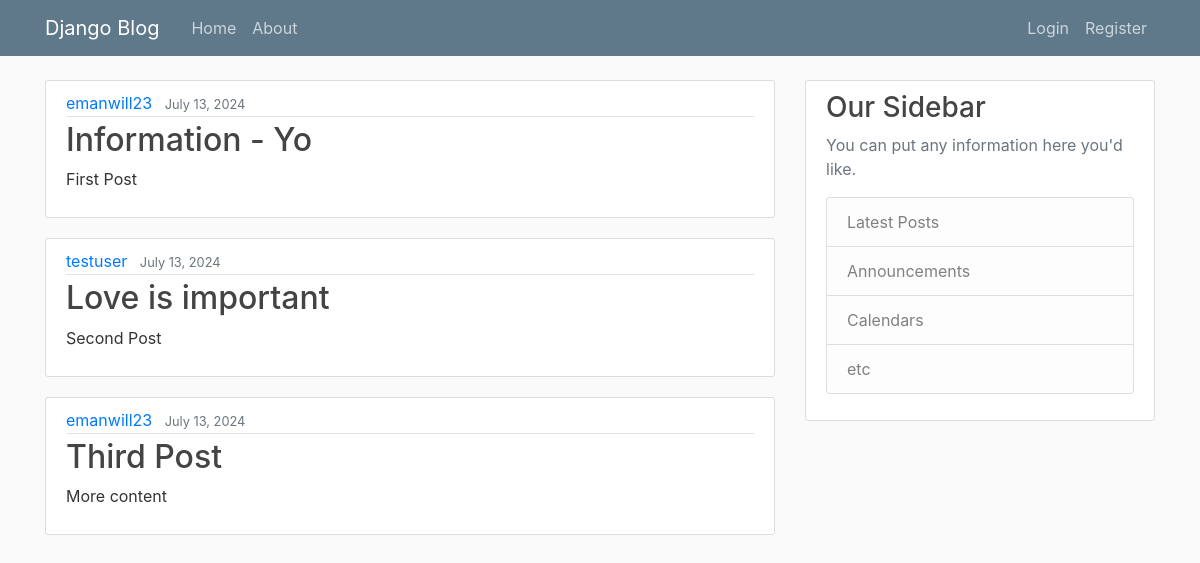
The page / on the database its author committed.
### blog/models.py (models this page shows, shortened)
class Post(models.Model):
    title = models.CharField(max_length=100)
    content = models.TextField()
    date_posted = models.DateTimeField(default=timezone.now)
    author = models.ForeignKey(User, on_delete=models.CASCADE)

### blog/views.py (the view)
# urls.py: path('', views.home, name='blog-home'),
def home(request):
    context = {
        'posts': Post.objects.all(),
        'title': 'HOME'
    }
    return render(request, 'blog/home.html', context)

### blog/templates/blog/home.html (shortened to what this page needs)
{% extends "blog/base.html" %}
{% block content %}
{% for post in posts %}
<article class="media content-section">
    <div class="media-body">
      <div class="article-metadata">
        <a class="mr-2" href="#">{{ post.author }}</a>
        <small class="text-muted">{{ post.date_posted|date:"F d, Y" }}</small>
      </div>
      <h2><a class="article-title" href="#">{{ post.title }}</a></h2>
      <p class="article-content">{{ post.content }}</p>
    </div>
  </article>
{% endfor %}
{% endblock content %}

### blog/templates/blog/base.html (shortened to what this page needs)
{% load static %}
<!DOCTYPE html>
<html lang="en">
<head>
    <link rel="stylesheet" href="https://stackpath.bootstrapcdn.com/bootstrap/4.5.2/css/bootstrap.min.css">
    <link rel="stylesheet" type ="text/css" href="{% static 'blog/main.css' %}">
</head>
<body>
    <header class="site-header">
        <nav class="navbar navbar-expand-md navbar-dark bg-steel fixed-top">
          <div class="container">
            <a class="navbar-brand mr-4" href="{% url 'blog-home' %}">Django Blog</a>
            <div class="collapse navbar-collapse" id="navbarToggle">
              <div class="navbar-nav mr-auto">
                <a class="nav-item nav-link" href="{% url 'blog-home' %}">Home</a>
                <a class="nav-item nav-link" href="{% url 'blog-about' %}"> About</a>
              </div>
              <div class="navbar-nav">
                {% if user.is_authenticated %}
                <a class="nav-item nav-link" href="{% url 'profile' %}">Profile</a>
                <form action="{% url 'logout' %}" method="post" style="display: inline;">
                  {% csrf_token %}
                  <button type="submit" class="btn btn-outline-light">Logout</button>
                </form>
                {% else %}
                <a class="nav-item nav-link" href="{% url 'login' %}">Login</a>
                <a class="nav-item nav-link" href="{% url 'register' %}">Register</a>
                {% endif %}
              </div>
            </div>
          </div>
        </nav>
      </header>
    <main role="main" class="container">
        <div class="row">
          <div class="col-md-8">
            {% block content %}{% endblock %}
          </div>
          <div class="col-md-4">
            <div class="content-section">
              <h3>Our Sidebar</h3>
              <p class='text-muted'>You can put any information here you'd like.
                <ul class="list-group">
                  <li class="list-group-item list-group-item-light">Latest Posts</li>
                  <li class="list-group-item list-group-item-light">Announcements</li>
                  <li class="list-group-item list-group-item-light">Calendars</li>
                  <li class="list-group-item list-group-item-light">etc</li>
                </ul>
              </p>
            </div>
          </div>
        </div>
      </main>
</body>
</html>

### blog/static/blog/main.css (style rules this page uses)
body { background: #fafafa; color: #333333; margin-top: 5rem; }
h1, h2, h3, h4, h5, h6 { color: #444444; }
ul { margin: 0; }
.bg-steel { background-color: #5f788a; }
.site-header .navbar-nav .nav-link { color: #cbd5db; }
.content-section { background: #ffffff; padding: 10px 20px; border: 1px solid #dddddd; border-radius: 3px; margin-bottom: 20px; }
.article-title { color: #444444; }
.article-content { white-space: pre-line; }
.article-metadata { padding-bottom: 1px; margin-bottom: 4px; border-bottom: 1px solid #e3e3e3 }

### rows shown on the page
Post: author "emanwill23", date_posted "July 13, 2024", title "Information - Yo", content "First Post"
Post: author "testuser", date_posted "July 13, 2024", title "Love is important", content "Second Post"
Post: author "emanwill23", date_posted "July 13, 2024", title "Third Post", content "More content"
